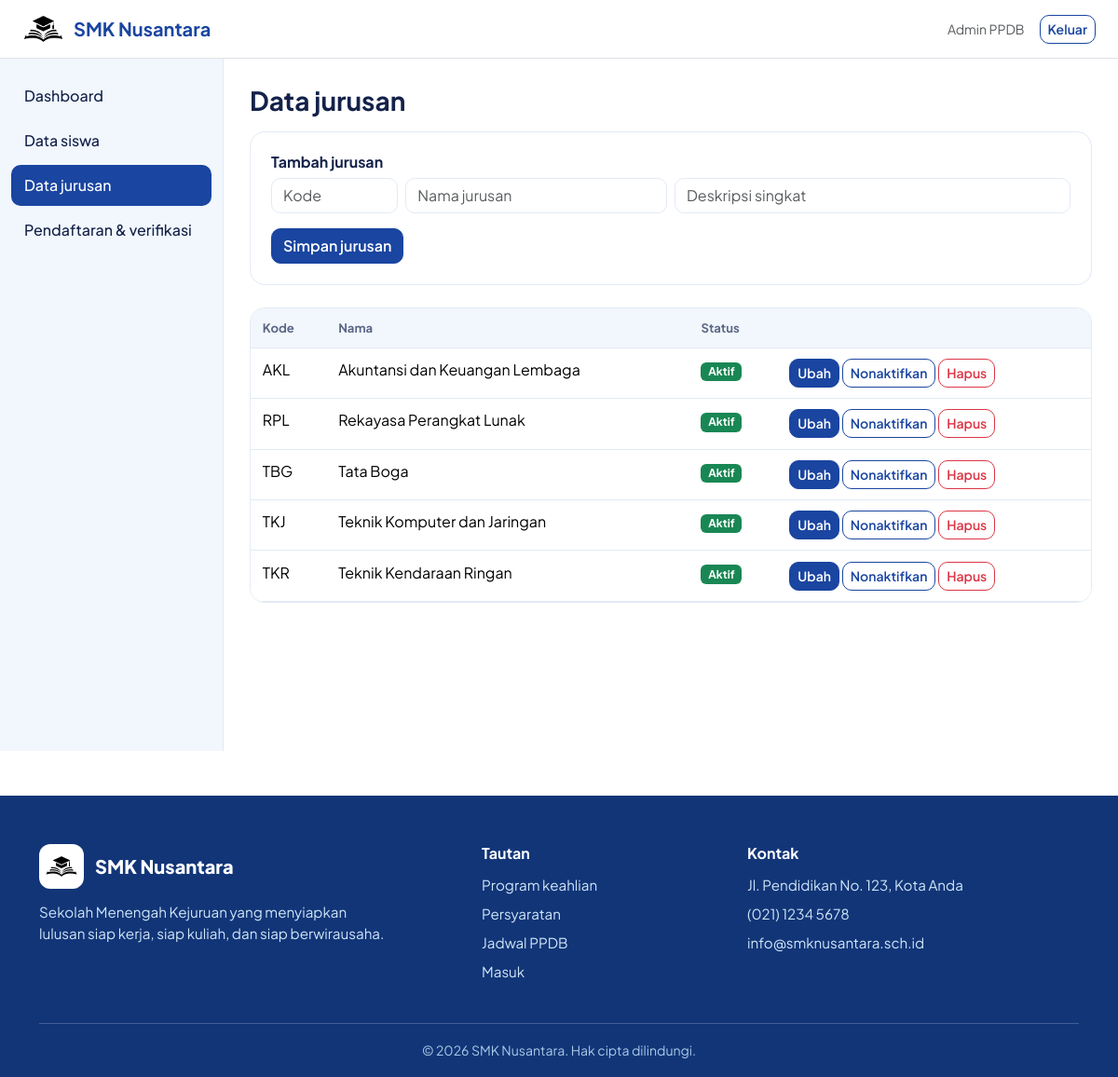
The page /admin/jurusan.php (signed in) on the database its author committed.
### tables this page shows
CREATE TABLE jurusan (
  id_jurusan INT AUTO_INCREMENT PRIMARY KEY,
  kode_jurusan VARCHAR(10) NOT NULL UNIQUE,
  nama_jurusan VARCHAR(100) NOT NULL,
  deskripsi VARCHAR(255) NULL,
  aktif TINYINT(1) NOT NULL DEFAULT 1
);

### includes/functions.php (called while the page is built, shortened)
<?php
require_once __DIR__ . '/../config/database.php';
function e($s) { return htmlspecialchars((string)$s, ENT_QUOTES, 'UTF-8'); }
function q($sql, $p = []) { global $pdo; $s = $pdo->prepare($sql); $s->execute($p); return $s; }

### admin/jurusan.php (the view, shortened to what this page needs)
<?php
require_once __DIR__ . '/../includes/layout.php'; need('admin');
$edit = isset($_GET['edit']) ? q('SELECT * FROM jurusan WHERE id_jurusan=?', [(int)$_GET['edit']])->fetch() : null;
$rows = q('SELECT * FROM jurusan ORDER BY kode_jurusan')->fetchAll();
?>
<h3 class="fw-bold mb-3">Data jurusan</h3>
<form method="post" class="panel mb-4"><?= csrf_field() ?><input type="hidden" name="id" value="<?= $edit['id_jurusan'] ?? 0 ?>">
  <h6 class="fw-bold"><?= $edit ? 'Ubah jurusan' : 'Tambah jurusan' ?></h6>
  <div class="row g-2"><div class="col-md-2"><input class="form-control" name="kode" placeholder="Kode" value="<?= e($edit['kode_jurusan'] ?? '') ?>" required></div>
  <div class="col-md-4"><input class="form-control" name="nama" placeholder="Nama jurusan" value="<?= e($edit['nama_jurusan'] ?? '') ?>" required></div>
  <div class="col-md-6"><input class="form-control" name="deskripsi" placeholder="Deskripsi singkat" value="<?= e($edit['deskripsi'] ?? '') ?>"></div></div>
  <button class="btn btn-primary mt-3">Simpan jurusan</button> <?php if ($edit) echo '<a class="btn btn-outline-primary mt-3" href="jurusan.php">Batal</a>'; ?>
</form>
<div class="panel p-0 table-responsive"><table class="table mb-0"><thead><tr><th>Kode</th><th>Nama</th><th>Status</th><th></th></tr></thead><tbody>
<?php foreach ($rows as $r): ?><tr><td><?= e($r['kode_jurusan']) ?></td><td><?= e($r['nama_jurusan']) ?></td>
<td><?= $r['aktif'] ? '<span class="badge bg-success">Aktif</span>' : '<span class="badge bg-secondary">Nonaktif</span>' ?></td>
<td class="text-nowrap"><a class="btn btn-sm btn-primary" href="?edit=<?= $r['id_jurusan'] ?>">Ubah</a>
<form method="post" class="d-inline"><button class="btn btn-sm btn-outline-primary"><?= $r['aktif'] ? 'Nonaktifkan' : 'Aktifkan' ?></button></form>
<form method="post" class="d-inline" onsubmit="return confirm('Hapus jurusan ini?')"><button class="btn btn-sm btn-outline-danger">Hapus</button></form></td></tr>
<?php endforeach; ?></tbody></table></div>

### assets/css/style.css (style rules this page uses)
:root { --blue:#1A45A0; --blue-dark:#123578; --sky:#87CEEB; --soft:#F2F7FD; --line:#E3EAF5; --ink:#14224a; --bs-primary:#1A45A0; --bs-primary-rgb:26,69,160; --bs-body-font-family:'Plus Jakarta Sans',system-ui,sans-serif; --bs-body-color:#14224a; --bs-link-color:#1A45A0; }
body { background:#fff;color:var(--ink) }
.btn { border-radius:10px;font-weight:600 }
.btn-primary { --bs-btn-bg:#1A45A0;--bs-btn-border-color:#1A45A0;--bs-btn-hover-bg:#123578;--bs-btn-hover-border-color:#123578;--bs-btn-active-bg:#123578 }
.btn-outline-primary { --bs-btn-color:#1A45A0;--bs-btn-border-color:#1A45A0;--bs-btn-hover-bg:#1A45A0;--bs-btn-hover-border-color:#1A45A0 }
.form-control,.form-select { border-radius:10px;border-color:var(--line) }
.panel { background:#fff;border:1px solid var(--line);border-radius:16px;padding:22px }
.table>:not(caption)>*>* { padding:.7rem .8rem;border-color:var(--line) }
.table thead th { font-size:.82rem;color:#5b6785;background:var(--soft);white-space:nowrap }

### rows shown on the page
jurusan: kode_jurusan "AKL", nama_jurusan "Akuntansi dan Keuangan Lembaga", aktif "Aktif"
jurusan: kode_jurusan "RPL", nama_jurusan "Rekayasa Perangkat Lunak", aktif "Aktif"
jurusan: kode_jurusan "TBG", nama_jurusan "Tata Boga", aktif "Aktif"
jurusan: kode_jurusan "TKJ", nama_jurusan "Teknik Komputer dan Jaringan", aktif "Aktif"
jurusan: kode_jurusan "TKR", nama_jurusan "Teknik Kendaraan Ringan", aktif "Aktif"

### other values the page prints
$u['nama'] "Admin PPDB"
$v "Dashboard"
$v "Data siswa"
$v "Data jurusan"
$v "Pendaftaran & verifikasi"
$h(SCHOOL_ALAMAT) "Jl. Pendidikan No. 123, Kota Anda"
$h(SCHOOL_TELP) "(021) 1234 5678"
$h(SCHOOL_EMAIL) "info@smknusantara.sch.id"
